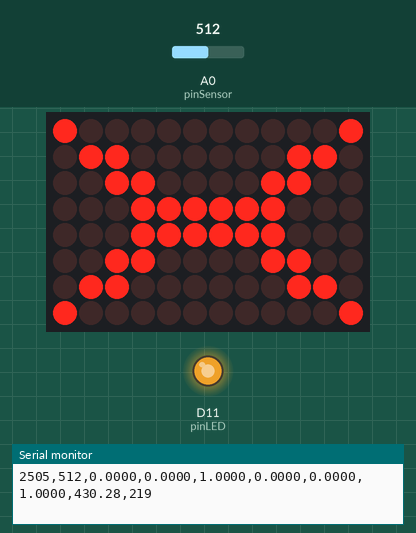
This sketch was run on a simulated Arduino Uno R4 WiFi. On the bench: 12×8 LED matrix, output pins drawn as LEDs (lit = HIGH), the last lines printed to the serial monitor. The inputs (shaded band) are chosen by the test bench; at power-on: A0 (pinSensor) = 512. WiFi joins after 1.5 s; servers stay silent unless stated.

Above: at 2.7 s.
2.8 s: A0 (pinSensor) set to 306
At 3.9 s:
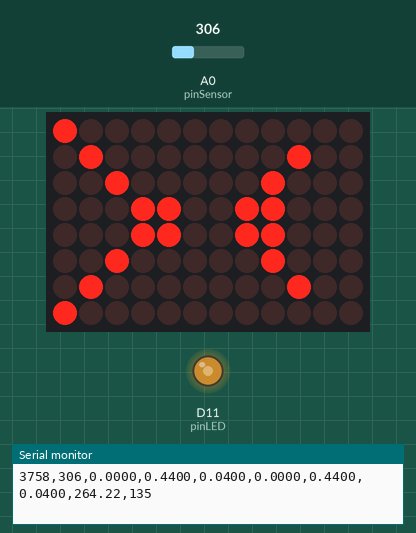
4.5 s: A0 (pinSensor) set to 140
At 5.2 s:
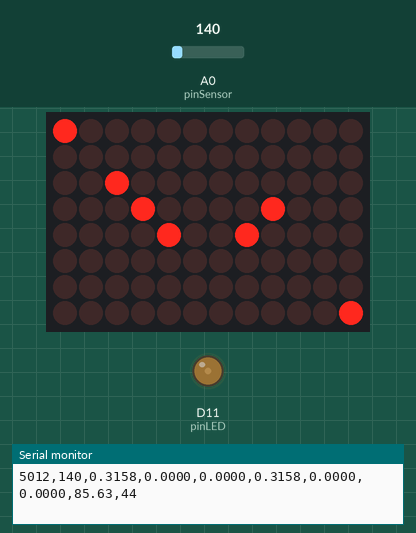
6.0 s: A0 (pinSensor) set to 160
At 6.4 s:
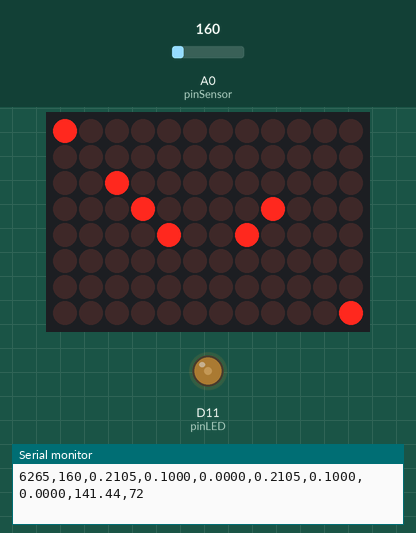
7.5 s: A0 (pinSensor) set to 510
At 8.9 s:
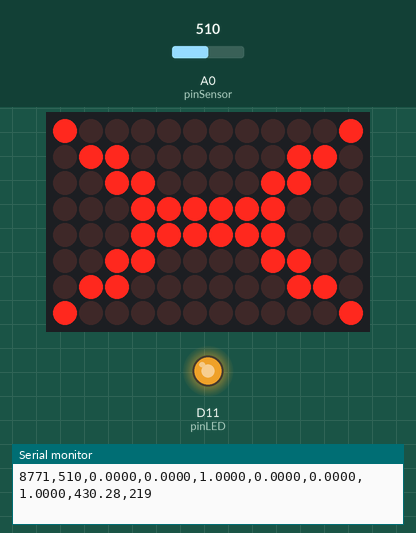
Timing chart, 0 to 10.0 s (numbered marks = the images above; inputs shaded):
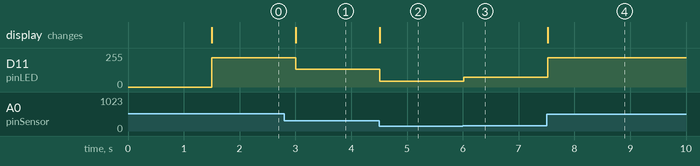

Measured:
- after the input at 2.8 s, D11 (pinLED): 219/255 → 135/255 after 0.21 s; the display: changes after 0.21 s (image 1)
- after the input at 4.5 s, D11 (pinLED): 135/255 → 44/255 at once; the display: changes at once (image 2)
- after the input at 6.0 s, D11 (pinLED): 44/255 → 72/255 at once
- after the input at 7.5 s, D11 (pinLED): 72/255 → 219/255 at once; the display: changes at once (image 4)

The sketch:

SensorGas_VF_FINAL.ino
```cpp
/*
 * ================================================================
 * VF - SISTEMA DE DETECCIÓN DE GAS CON LÓGICA DIFUSA MAMDANI
 *      Y PROCESAMIENTO EN EL BORDE
 *
 * Basado en:
 * V0 - Código original del proyecto
 * V1 - Implementación Mamdani + centroide
 * V2 - Registro experimental detallado
 *
 * VERSIÓN FINAL (VF):
 * Conserva la lógica y los parámetros de V2 utilizados en las pruebas,
 * con nomenclatura final consistente con el experimento de gas.
 *
 * ESTÍMULO EXPERIMENTAL:
 * GAS
 *
 * DOMINIO DE ENTRADA:
 * SensorGas = 0 - 1023
 *
 * DOMINIO DE SALIDA:
 * VentiladorLED = 0 - 500
 *
 * PWM:
 * 0 - 255
 *
 * DATOS REGISTRADOS:
 * Tiempo_ms
 * SensorGas
 * MuBajo
 * MuMedio
 * MuAlto
 * R1
 * R2
 * R3
 * VentiladorLED
 * PWM
 * ================================================================
 */

#include "Arduino_LED_Matrix.h"
#include <WiFiS3.h>


// ================================================================
// CONFIGURACIÓN DE RED Y THINGSPEAK
// ================================================================

char ssid[] = "TU_RED_WIFI";
char pass[] = "TU_CONTRASENA_WIFI";

const char* server = "api.thingspeak.com";
String apiKey = "TU_API_KEY_THINGSPEAK";


// ================================================================
// INSTANCIAS
// ================================================================

ArduinoLEDMatrix matrix;
WiFiClient client;


// ================================================================
// PINES
// ================================================================

const int pinSensor = A0;
const int pinLED = 11;


// ================================================================
// VARIABLE DE SALIDA
// ================================================================

float VentiladorLED = 0.0;


// ================================================================
// TEMPORIZACIÓN
// ================================================================

unsigned long ultimoEnvio = 0;

const unsigned long intervaloEnvio = 30000;


// ================================================================
// FRAMES DE LA MATRIZ LED
// ================================================================

uint8_t frame_X_ALTA[8][12] = {

    {1,0,0,0,0,0,0,0,0,0,0,1},
    {0,1,1,0,0,0,0,0,0,1,1,0},
    {0,0,1,1,0,0,0,0,1,1,0,0},
    {0,0,0,1,1,1,1,1,1,0,0,0},
    {0,0,0,1,1,1,1,1,1,0,0,0},
    {0,0,1,1,0,0,0,0,1,1,0,0},
    {0,1,1,0,0,0,0,0,0,1,1,0},
    {1,0,0,0,0,0,0,0,0,0,0,1}
};


uint8_t frame_X_MEDIA[8][12] = {

    {1,0,0,0,0,0,0,0,0,0,0,0},
    {0,1,0,0,0,0,0,0,0,1,0,0},
    {0,0,1,0,0,0,0,0,1,0,0,0},
    {0,0,0,1,1,0,0,1,1,0,0,0},
    {0,0,0,1,1,0,0,1,1,0,0,0},
    {0,0,1,0,0,0,0,0,1,0,0,0},
    {0,1,0,0,0,0,0,0,0,1,0,0},
    {1,0,0,0,0,0,0,0,0,0,0,0}
};


uint8_t frame_X_BAJA[8][12] = {

    {1,0,0,0,0,0,0,0,0,0,0,0},
    {0,0,0,0,0,0,0,0,0,0,0,0},
    {0,0,1,0,0,0,0,0,0,0,0,0},
    {0,0,0,1,0,0,0,0,1,0,0,0},
    {0,0,0,0,1,0,0,1,0,0,0},
    {0,0,0,0,0,0,0,0,0,0,0,0},
    {0,0,0,0,0,0,0,0,0,0,0,0},
    {0,0,0,0,0,0,0,0,0,0,0,1}
};


// ================================================================
// FUNCIONES DE PERTENENCIA - ENTRADA
// SensorGas: 0 - 1023
// ================================================================

float membresiaBajo(float valor) {

    if (valor <= 10.0)
        return 1.0;

    if (valor >= 200.0)
        return 0.0;

    return (200.0 - valor) / 190.0;
}


float membresiaMedio(float valor) {

    if (valor <= 150.0 || valor >= 350.0)
        return 0.0;

    if (valor <= 250.0)
        return (valor - 150.0) / 100.0;

    return (350.0 - valor) / 100.0;
}


float membresiaAlto(float valor) {

    if (valor <= 300.0)
        return 0.0;

    if (valor >= 450.0)
        return 1.0;

    return (valor - 300.0) / 150.0;
}


// ================================================================
// FUNCIONES DE PERTENENCIA - SALIDA
// VentiladorLED: 0 - 500
// ================================================================

float salidaBajo(float valor) {

    if (valor <= 10.0)
        return 1.0;

    if (valor >= 200.0)
        return 0.0;

    return (200.0 - valor) / 190.0;
}


float salidaMedio(float valor) {

    if (valor <= 150.0 || valor >= 350.0)
        return 0.0;

    if (valor <= 250.0)
        return (valor - 150.0) / 100.0;

    return (350.0 - valor) / 100.0;
}


float salidaAlto(float valor) {

    if (valor <= 300.0)
        return 0.0;

    if (valor >= 450.0)
        return 1.0;

    return (valor - 300.0) / 150.0;
}


// ================================================================
// INFERENCIA MAMDANI
//
// R1: SI SensorGas es Bajo -> VentiladorLED Bajo
// R2: SI SensorGas es Medio -> VentiladorLED Medio
// R3: SI SensorGas es Alto -> VentiladorLED Alto
//
// Implicación: mínimo
// Agregación: máximo
// Desfusificación: centroide
// ================================================================

float calcularVentiladorLED(

    float SensorGas,

    float &muBajo,
    float &muMedio,
    float &muAlto,

    float &R1,
    float &R2,
    float &R3

) {


    // ============================================================
    // 1. FUSIFICACIÓN
    // ============================================================

    muBajo = membresiaBajo(SensorGas);
    muMedio = membresiaMedio(SensorGas);
    muAlto = membresiaAlto(SensorGas);


    // ============================================================
    // 2. EVALUACIÓN DE REGLAS
    // ============================================================

    R1 = muBajo;
    R2 = muMedio;
    R3 = muAlto;


    // ============================================================
    // 3. AGREGACIÓN + CENTROIDE
    // ============================================================

    float sumaNumerador = 0.0;
    float sumaDenominador = 0.0;


    for (int z = 0; z <= 500; z++) {

        float salidaB = salidaBajo(z);
        float salidaM = salidaMedio(z);
        float salidaA = salidaAlto(z);


        // --------------------------------------------------------
        // Implicación Mamdani
        // --------------------------------------------------------

        float implicacionBajo =
            min(R1, salidaB);

        float implicacionMedio =
            min(R2, salidaM);

        float implicacionAlto =
            min(R3, salidaA);


        // --------------------------------------------------------
        // Agregación
        // --------------------------------------------------------

        float agregado = max(

            implicacionBajo,

            max(
                implicacionMedio,
                implicacionAlto
            )
        );


        // --------------------------------------------------------
        // Centroide
        // --------------------------------------------------------

        sumaNumerador += z * agregado;

        sumaDenominador += agregado;
    }


    // ============================================================
    // 4. CONTROL DE SEGURIDAD
    // ============================================================

    if (sumaDenominador == 0.0)
        return 0.0;


    // ============================================================
    // 5. RESULTADO DEFUSIFICADO
    // ============================================================

    return sumaNumerador / sumaDenominador;
}


// ================================================================
// CONVERSIÓN A PWM
//
// VentiladorLED: 0 - 500
// PWM: 0 - 255
// ================================================================

int convertirAPWM(float valorDifuso) {

    valorDifuso =
        constrain(valorDifuso, 0.0, 500.0);

    return (int)round(
        (valorDifuso / 500.0) * 255.0
    );
}


// ================================================================
// CONTROL DE MATRIZ LED
// ================================================================

void mostrarMatrizDifusa(float intensidad) {

    if (intensidad < 167.0) {

        matrix.renderBitmap(
            frame_X_BAJA,
            8,
            12
        );

    }

    else if (intensidad < 333.0) {

        matrix.renderBitmap(
            frame_X_MEDIA,
            8,
            12
        );

    }

    else {

        matrix.renderBitmap(
            frame_X_ALTA,
            8,
            12
        );
    }
}


// ================================================================
// REGISTRO EXPERIMENTAL
// ================================================================
//
// Se genera una línea CSV para facilitar la captura de datos.
//
// Formato:
//
// Tiempo_ms,
// SensorGas,
// MuBajo,
// MuMedio,
// MuAlto,
// R1,
// R2,
// R3,
// VentiladorLED,
// PWM
// ================================================================

void registrarDatos(

    unsigned long tiempo,

    int SensorGas,

    float muBajo,
    float muMedio,
    float muAlto,

    float R1,
    float R2,
    float R3,

    float VentiladorLED,

    int PWM

) {

    Serial.print(tiempo);
    Serial.print(",");

    Serial.print(SensorGas);
    Serial.print(",");

    Serial.print(muBajo, 4);
    Serial.print(",");

    Serial.print(muMedio, 4);
    Serial.print(",");

    Serial.print(muAlto, 4);
    Serial.print(",");

    Serial.print(R1, 4);
    Serial.print(",");

    Serial.print(R2, 4);
    Serial.print(",");

    Serial.print(R3, 4);
    Serial.print(",");

    Serial.print(VentiladorLED, 2);
    Serial.print(",");

    Serial.println(PWM);
}


// ================================================================
// SETUP
// ================================================================

void setup() {

    Serial.begin(9600);

    pinMode(pinLED, OUTPUT);

    matrix.begin();


    // ------------------------------------------------------------
    // ENCABEZADO DEL REGISTRO
    // ------------------------------------------------------------

    Serial.println();
    Serial.println(
        "Tiempo_ms,SensorGas,MuBajo,MuMedio,MuAlto,R1,R2,R3,VentiladorLED,PWM"
    );

    Serial.println(
        "Inicio de VF - Registro experimental"
    );


    // ------------------------------------------------------------
    // CONEXIÓN WiFi
    // ------------------------------------------------------------

    WiFi.begin(ssid, pass);

    while (WiFi.status() != WL_CONNECTED) {

        delay(500);

        Serial.print(".");
    }

    Serial.println();

    Serial.println(
        "Sistema Online y Conectado"
    );
}


// ================================================================
// LOOP PRINCIPAL
// ================================================================

void loop() {


    // ============================================================
    // 1. ADQUISICIÓN DEL SENSOR
    // ============================================================

    int SensorGas =
        analogRead(pinSensor);


    SensorGas =
        constrain(
            SensorGas,
            0,
            1023
        );


    // ============================================================
    // 2. VARIABLES DE INFERENCIA
    // ============================================================

    float muBajo = 0.0;
    float muMedio = 0.0;
    float muAlto = 0.0;

    float R1 = 0.0;
    float R2 = 0.0;
    float R3 = 0.0;


    // ============================================================
    // 3. INFERENCIA MAMDANI
    // ============================================================

    VentiladorLED =
        calcularVentiladorLED(

            SensorGas,

            muBajo,
            muMedio,
            muAlto,

            R1,
            R2,
            R3
        );


    // ============================================================
    // 4. CONVERSIÓN A PWM
    // ============================================================

    int PWM =
        convertirAPWM(
            VentiladorLED
        );


    // ============================================================
    // 5. ACTUACIÓN
    // ============================================================

    analogWrite(
        pinLED,
        PWM
    );


    mostrarMatrizDifusa(
        VentiladorLED
    );


    // ============================================================
    // 6. REGISTRO DE DATOS
    // ============================================================

    registrarDatos(

        millis(),

        SensorGas,

        muBajo,
        muMedio,
        muAlto,

        R1,
        R2,
        R3,

        VentiladorLED,

        PWM
    );


    // ============================================================
    // 7. TELEMETRÍA IoT
    // ============================================================

    if (
        millis() - ultimoEnvio >
        intervaloEnvio
    ) {

        enviarAThingSpeak(

            SensorGas,

            (int)VentiladorLED
        );

        ultimoEnvio =
            millis();
    }


    // ============================================================
    // 8. PERIODO DE MUESTREO
    // ============================================================

    delay(250);
}


// ================================================================
// THINGSPEAK
// ================================================================

void enviarAThingSpeak(

    int valorSensor,

    int intensidad

) {

    if (client.connect(server, 80)) {

        String url =
            "/update?api_key=" + apiKey +
            "&field1=" + String(valorSensor) +
            "&field2=" + String(intensidad);


        client.print(

            String("GET ") +
            url +
            " HTTP/1.1\r\n" +

            "Host: " +
            server +
            "\r\n" +

            "Connection: close\r\n\r\n"
        );


        Serial.println(
            "Datos sincronizados con la nube."
        );


        client.stop();

    }

    else {

        Serial.println(
            "Fallo de conexión al servidor IoT"
        );
    }
}
```
